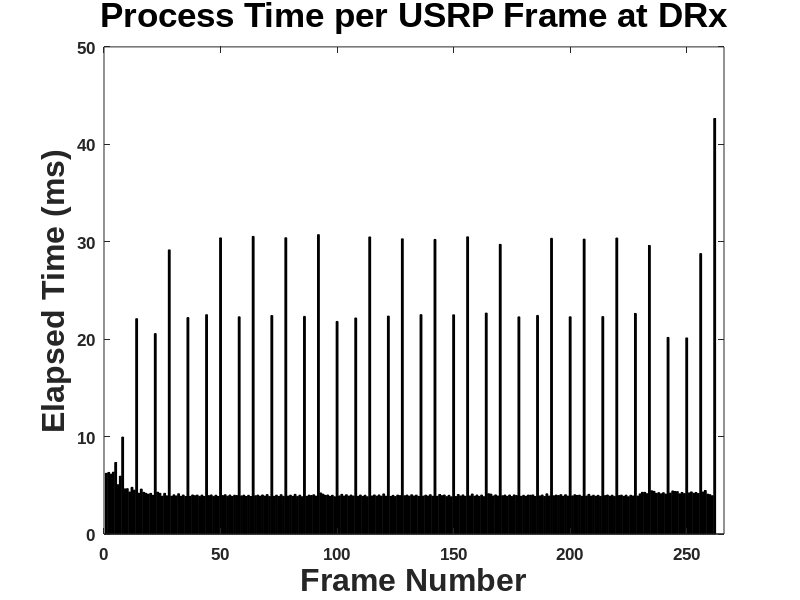

This chart was generated by the following MATLAB code:
load DRx1PacketUSRPFrameTime.mat
t=t*1000;
bar(diff(t(1381:end)),'k'); %Starts at 1386; post Preamble Det.
axis([0 266 0 50])
set(gca,'FontSize',12,'FontName','Arial','FontWeight','bold')
xlabel('Frame Number','FontSize',23,'FontName','Arial','FontWeight','bold')
ylabel('Elapsed Time (ms)','FontSize',23,'FontName','Arial','FontWeight','bold')
title('Process Time per USRP Frame at DRx','FontSize',25,'FontName','Arial','FontWeight','bold')

% plot(diff(t))
% plot(diff(t(1386:end)))
% 
% mean(diff(t(1386:end))) %post Preamble Det; 7ms
% mean(diff(t)) %Starting with Preamble Det; 7ms